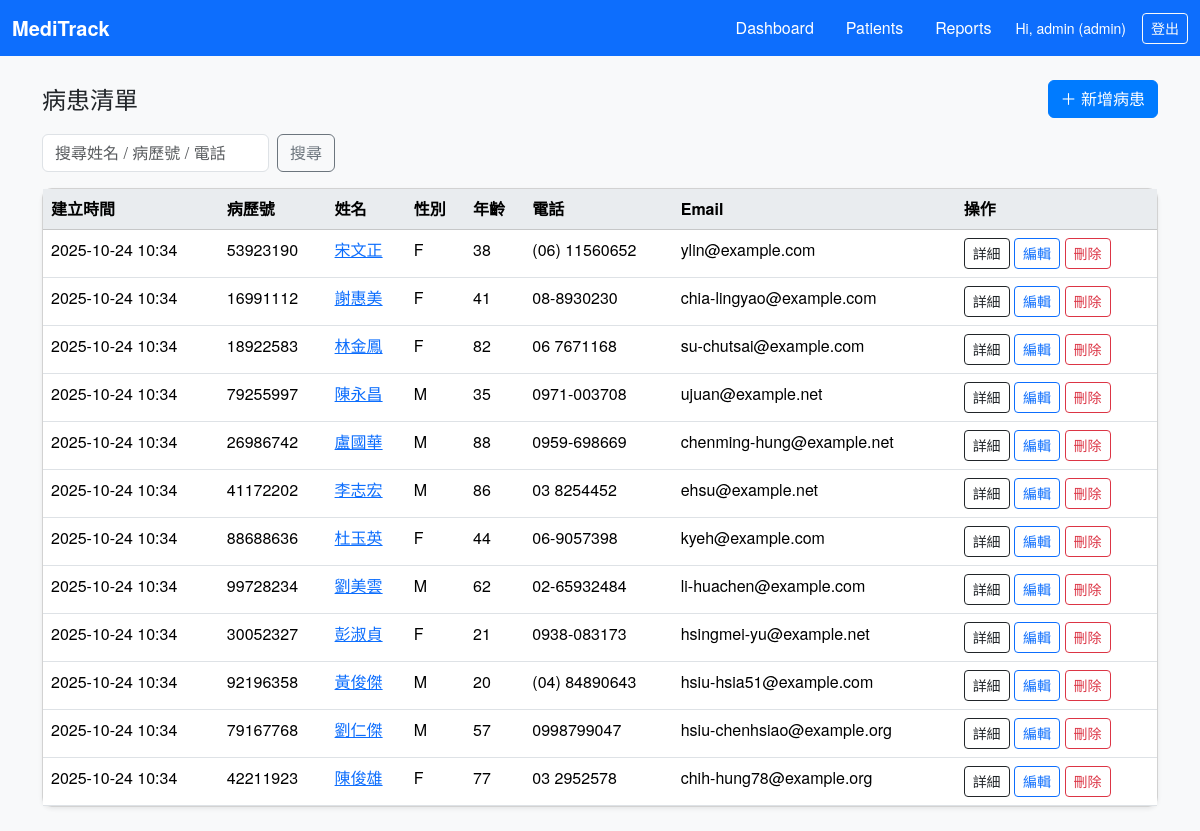
/patients/ (signed in), run on the app's committed database.
### app/models.py (models this page shows, shortened)
class User(UserMixin, db.Model):
    id = db.Column(db.Integer, primary_key=True)
    username = db.Column(db.String(64), unique=True, index=True, nullable=False)
    password_hash = db.Column(db.String(255), nullable=False)
    role = db.Column(db.String(20), default="clinician")  # 'admin' or 'clinician'
    created_at = db.Column(db.DateTime, default=datetime.utcnow)

class Patient(db.Model):
    id = db.Column(db.Integer, primary_key=True)
    mrn = db.Column(db.String(32), unique=True, index=True)  # 病歷號(可選)
    name = db.Column(db.String(80), nullable=False)
    gender = db.Column(db.String(10))  # 'M'/'F'/'Other'
    dob = db.Column(db.Date)
    phone = db.Column(db.String(30))
    email = db.Column(db.String(120))
    address = db.Column(db.String(255))
    medical_history = db.Column(db.Text)  # 病史摘要
    note = db.Column(db.Text)             # 備註
    created_at = db.Column(db.DateTime, default=datetime.utcnow)
    @property
    def age(self) -> int | None:
        if not self.dob:
            return None
        today = date.today()
        return today.year - self.dob.year - ((today.month, today.day) < (self.dob.month, self.dob.day))

### app/routes.py (the view)
@patient_bp.route("/")
@login_required
def list_patients():
    q = request.args.get("q", "").strip()
    query = Patient.query
    if q:
        like = f"%{q}%"
        query = query.filter(or_(Patient.name.ilike(
            like), Patient.mrn.ilike(like), Patient.phone.ilike(like)))
    patients = query.order_by(Patient.created_at.desc()).all()
    return render_template("dashboard.html", patients=patients, q=q)

### app/models.py (called while the page is built)
@login_manager.user_loader
def load_user(user_id):
    return User.query.get(int(user_id))

### app/utils.py (called while the page is built)
def register_template_filters(app):
    @app.template_filter("default_if_none")
    def default_if_none(val, default="—"):
        return default if val is None or val == "" else val

### app/templates/dashboard.html
{% extends "layout.html" %}
{% block content %}
<div class="d-flex align-items-center mb-3">
  <h2 class="me-auto h4 mb-0">病患清單</h2>
  <a class="btn btn-primary" href="{{ url_for('patient.create_patient') }}">＋ 新增病患</a>
</div>
<form class="row row-cols-lg-auto g-2 align-items-center mb-3" method="get">
  <div class="col-12">
    <input type="text" name="q" class="form-control" placeholder="搜尋姓名 / 病歷號 / 電話" value="{{ q or '' }}">
  </div>
  <div class="col-12">
    <button class="btn btn-outline-secondary" type="submit">搜尋</button>
  </div>
</form>
<div class="card shadow-sm">
  <div class="table-responsive">
    <table class="table table-hover mb-0">
      <thead class="table-light">
        <tr>
          <th>建立時間</th>
          <th>病歷號</th>
          <th>姓名</th>
          <th>性別</th>
          <th>年齡</th>
          <th>電話</th>
          <th>Email</th>
          <th>操作</th>
        </tr>
      </thead>
      <tbody>
        {% for p in patients %}
        <tr>
          <td>{{ p.created_at.strftime('%Y-%m-%d %H:%M') }}</td>
          <td>{{ p.mrn|default_if_none }}</td>
          <td><a href="{{ url_for('patient.patient_detail', pid=p.id) }}">{{ p.name }}</a></td>
          <td>{{ p.gender|default_if_none }}</td>
          <td>{{ p.age|default_if_none }}</td>
          <td>{{ p.phone|default_if_none }}</td>
          <td>{{ p.email|default_if_none }}</td>
          <td class="text-nowrap">
                <a class="btn btn-sm btn-outline-dark" href="{{ url_for('patient.patient_detail', pid=p.id) }}">詳細</a>
                <a class="btn btn-sm btn-outline-primary" href="{{ url_for('patient.edit_patient', pid=p.id) }}">編輯</a>
                <form method="post" action="{{ url_for('patient.delete_patient', pid=p.id) }}" class="d-inline"
                        onsubmit="return confirm('刪除後無法復原，確認要刪除嗎？');">
                    <button class="btn btn-sm btn-outline-danger" type="submit">刪除</button>
                </form>
            </td>
        </tr>
        {% else %}
        <tr><td colspan="8" class="text-center text-muted">目前沒有資料</td></tr>
        {% endfor %}
      </tbody>
    </table>
  </div>
</div>
{% endblock %}

### app/templates/layout.html (shortened to what this page needs)
<!doctype html>
<html lang="zh-Hant">
<head>
  <link href="https://cdn.jsdelivr.net/npm/bootstrap@5.3.3/dist/css/bootstrap.min.css" rel="stylesheet">
  <link rel="stylesheet" href="{{ url_for('static', filename='style.css') }}">
</head>
<body class="bg-light">
  <nav class="navbar navbar-expand-lg navbar-dark bg-primary">
    <div class="container-fluid">
      <a class="navbar-brand fw-bold" href="{{ url_for('core.dashboard') }}">MediTrack</a>
      <div class="collapse navbar-collapse">
        <div class="navbar-nav ms-auto d-flex align-items-center gap-3">
          {% if current_user.is_authenticated %}
            <a class="nav-link text-white" href="{{ url_for('core.dashboard') }}">Dashboard</a>
            <a class="nav-link text-white" href="{{ url_for('patient.list_patients') }}">Patients</a>
            <a class="nav-link text-white" href="{{ url_for('reports.reports_index') }}">Reports</a>
            <span class="navbar-text text-white small">
              Hi, {{ current_user.username }} ({{ current_user.role }})
            </span>
            <a class="btn btn-outline-light btn-sm" href="{{ url_for('auth.logout') }}">登出</a>
          {% endif %}
        </div>
      </div>
    </div>
  </nav>
  <main class="container py-4">
    {% block content %}{% endblock %}
  </main>
</body>
</html>

### app/static/style.css (style rules this page uses)
body { background-color: #f8f9fa; font-family: "Noto Sans TC", "Helvetica Neue", Arial, sans-serif; color: #212529; }
.card { border-radius: 10px; box-shadow: 0 1px 3px rgba(0,0,0,0.08); }
.table th { background-color: #e9ecef; font-weight: 600; }
.btn-primary { background-color: #007bff; border-color: #007bff; }
h2, h3, h4 { font-weight: 600; color: #004085; }

### data on the page
User: username "admin", role "admin"
Patient: created_at "2025-10-24 10:34", mrn "53923190", name "宋文正", gender "F", age "38", phone "(06) 11560652", email "ylin@example.com"
Patient: created_at "2025-10-24 10:34", mrn "16991112", name "謝惠美", gender "F", age "41", phone "08-8930230", email "chia-lingyao@example.com"
Patient: created_at "2025-10-24 10:34", mrn "18922583", name "林金鳳", gender "F", age "82", phone "06 7671168", email "su-chutsai@example.com"
Patient: created_at "2025-10-24 10:34", mrn "79255997", name "陳永昌", gender "M", age "35", phone "0971-003708", email "ujuan@example.net"
Patient: created_at "2025-10-24 10:34", mrn "26986742", name "盧國華", gender "M", age "88", phone "0959-698669", email "chenming-hung@example.net"
Patient: created_at "2025-10-24 10:34", mrn "41172202", name "李志宏", gender "M", age "86", phone "03 8254452", email "ehsu@example.net"
Patient: created_at "2025-10-24 10:34", mrn "88688636", name "杜玉英", gender "F", age "44", phone "06-9057398", email "kyeh@example.com"
Patient: created_at "2025-10-24 10:34", mrn "99728234", name "劉美雲", gender "M", age "62", phone "02-65932484", email "li-huachen@example.com"
Patient: created_at "2025-10-24 10:34", mrn "30052327", name "彭淑貞", gender "F", age "21", phone "0938-083173", email "hsingmei-yu@example.net"
Patient: created_at "2025-10-24 10:34", mrn "92196358", name "黃俊傑", gender "M", age "20", phone "(04) 84890643", email "hsiu-hsia51@example.com"
Patient: created_at "2025-10-24 10:34", mrn "79167768", name "劉仁傑", gender "M", age "57", phone "0998799047", email "hsiu-chenhsiao@example.org"
Patient: created_at "2025-10-24 10:34", mrn "42211923", name "陳俊雄", gender "F", age "77", phone "03 2952578", email "chih-hung78@example.org"
